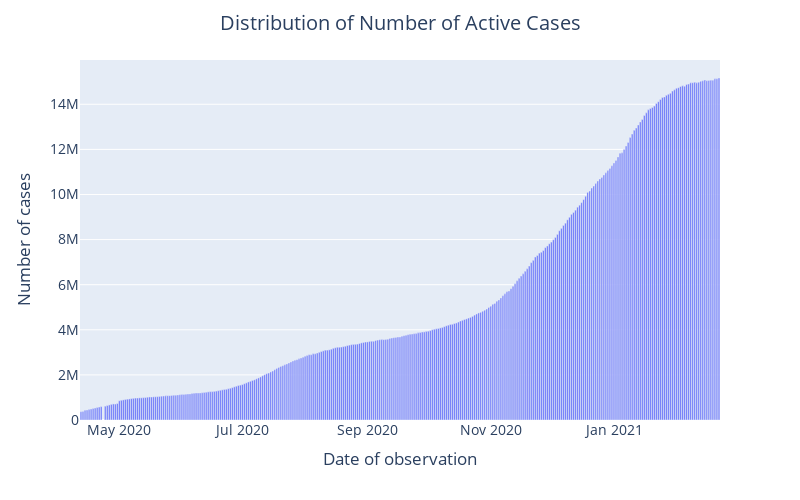

The notebook cell this image was saved under:
### Code cell
fig = px.bar(x=df_bydate['date'], y=df_bydate["Confirmed"]-df_bydate["Recovered"]-df_bydate["Deaths"])
layout = go.Layout(
    title=go.layout.Title(
        text="Distribution of Number of Active Cases",
        x=0.5
    ),
    font=dict(size=14),
    width=800,
    height=500,
    xaxis_title = "Date of observation",
    yaxis_title = "Number of cases"
)

fig.update_layout(layout)
fig.show()

### Figure 1 — Plotly figure (JSON) as saved in the notebook; plotly's stock layout.template omitted (floating-point values rounded to 4 significant figures; data arrays with more than 128 entries replaced by an {"elided": "..."} marker saying what was removed)
{"data": [{"alignmentgroup": "True", "hovertemplate": "x=%{x}<br>y=%{y}<extra></extra>", "legendgroup": "", "marker": {"color": "#636efa"}, "name": "", "offsetgroup": "", "orientation": "v", "showlegend": false, "textposition": "auto", "type": "bar", "x": {"elided": "316 str values"}, "xaxis": "x", "y": {"elided": "316 float values"}, "yaxis": "y"}], "layout": {"barmode": "relative", "font": {"size": 14}, "height": 500, "legend": {"tracegroupgap": 0}, "margin": {"t": 60}, "title": {"text": "Distribution of Number of Active Cases", "x": 0.5}, "width": 800, "xaxis": {"anchor": "y", "domain": [0, 1], "title": {"text": "Date of observation"}}, "yaxis": {"anchor": "x", "domain": [0, 1], "title": {"text": "Number of cases"}}}}
